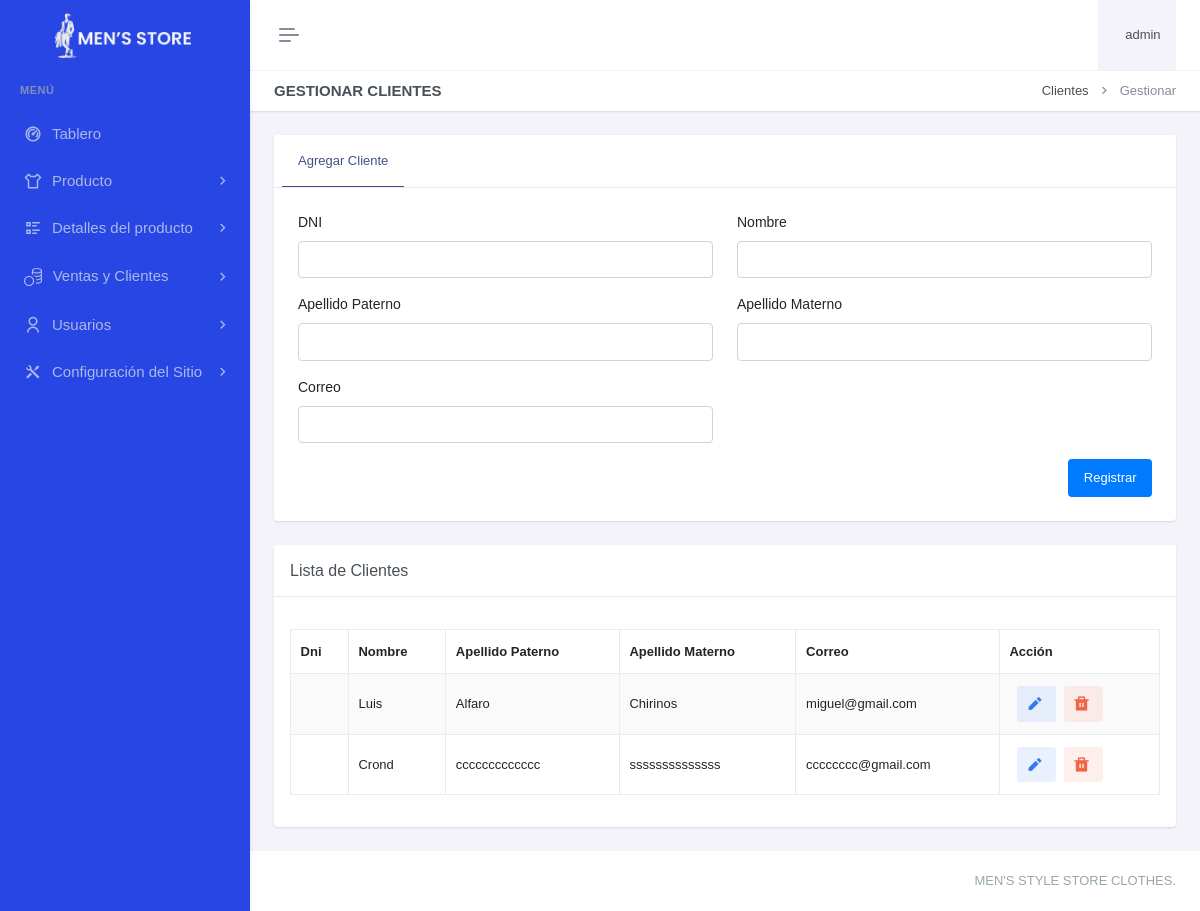
The app's page /paneladministrador/ventasclientes/clientes/gestionar-clientes.php (signed in), older data.
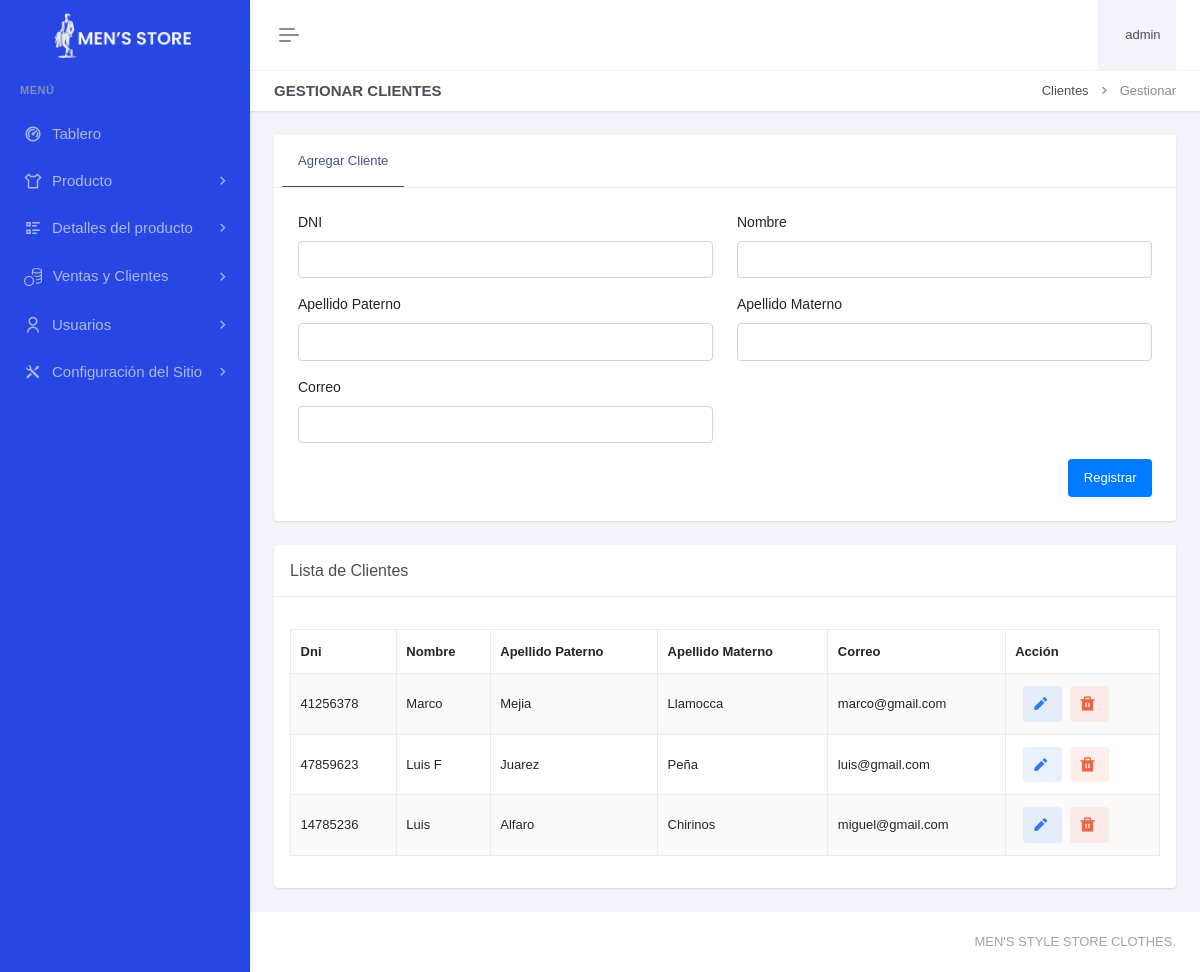
The same page, newer data.
### tables this page shows
CREATE TABLE `cliente` (
  `cliId` int(11) NOT NULL,
  `cliDni` char(8) NOT NULL,
  `cliNombre` varchar(100) DEFAULT NULL,
  `cliApellidoPaterno` varchar(100) DEFAULT NULL,
  `cliApellidoMaterno` varchar(100) DEFAULT NULL,
  `cliCorreo` varchar(150) DEFAULT NULL,
  `cliFechaRegis` datetime DEFAULT current_timestamp() ON UPDATE current_timestamp()
);

### paneladministrador/ventasclientes/clientes/gestionar-clientes.php (the view, shortened to what this page needs)
<?php
include "../../header.php";
include "../../sidebar.php";
?>
<div class="main-content">
    <div class="page-content">
        <div class="container-fluid">
            <div class="row">
                <div class="col-12">
                    <div class="page-title-box d-sm-flex align-items-center justify-content-between">
                        <h4 class="mb-sm-0">Gestionar Clientes</h4>
                        <div class="page-title-right">
                            <ol class="breadcrumb m-0">
                                <li class="breadcrumb-item"><a href="javascript: void(0);">Clientes</a></li>
                                <li class="breadcrumb-item active">Gestionar</li>
                            </ol>
                        </div>
                    </div>
                </div>
            </div>
            <div class="row">
                <div class="col-xxl-9">
                    <div class="card mt-xxl-n5">
                        <div class="card-header">
                            <ul class="nav nav-tabs-custom rounded card-header-tabs border-bottom-0" role="tablist">
                                <li class="nav-item">
                                    <a class="nav-link active" data-bs-toggle="tab" role="tab" aria-selected="false">
                                        <i class="fas fa-user"></i> Agregar Cliente
                                    </a>
                                </li>
                            </ul>
                        </div>
                        <div class="card-body p-4">
                            <div class="tab-content">
                                <div class="tab-pane active" id="clienteDetails" role="tabpanel">
                                    <form method="POST" action="">
                                        <div class="row">
                                            <div class="col-lg-6">
                                                <div class="mb-3">
                                                    <label for="cliDni" class="form-label">DNI</label>
                                                    <input type="number" class="form-control" id="cliDni" name="cliDni" min="0" max="99999999" oninput="this.value = this.value.slice(0, 8);" />
                                                </div>
                                            </div>
                                            <div class="col-lg-6">
                                                <div class="mb-3">
                                                    <label for="cliNombre" class="form-label">Nombre</label>
                                                    <input type="text" class="form-control" id="cliNombre" name="cliNombre" required>
                                                </div>
                                            </div>
                                            <div class="col-lg-6">
                                                <div class="mb-3">
                                                    <label for="cliApellidoPaterno" class="form-label">Apellido Paterno</label>
                                                    <input type="text" class="form-control" id="cliApellidoPaterno" name="cliApellidoPaterno" required>
                                                </div>
                                            </div>
                                            <div class="col-lg-6">
                                                <div class="mb-3">
                                                    <label for="cliApellidoMaterno" class="form-label">Apellido Materno</label>
                                                    <input type="text" class="form-control" id="cliApellidoMaterno" name="cliApellidoMaterno" required>
                                                </div>
                                            </div>
                                            <div class="col-lg-6">
                                                <div class="mb-3">
                                                    <label for="cliCorreo" class="form-label">Correo</label>
                                                    <input type="email" class="form-control" id="cliCorreo" name="cliCorreo" required>
                                                </div>
                                            </div>
                                            <div class="col-lg-12">
                                                <div class="hstack gap-2 justify-content-end">
                                                    <button type="submit" class="btn btn-primary">Registrar</button>
                                                </div>
                                            </div>
                                        </div>
                                    </form>
                                </div>
                            </div>
                        </div>
                    </div>
                    <div class="card mt-4">
                        <div class="card-header">
                            <h5 class="card-title mb-0">Lista de Clientes</h5>
                        </div>
                        <div class="alert-fk px-3 pt-3">
                        </div>
                        <div class="card-body">
                            <table id="example" class="table table-bordered dt-responsive nowrap table-striped align-middle" style="width:100%">
                                <thead>
                                    <tr>
                                        <th>Dni</th>
                                        <th>Nombre</th>
                                        <th>Apellido Paterno</th>
                                        <th>Apellido Materno</th>
                                        <th>Correo</th>
                                        <th class="accion-col">Acción</th>
                                    </tr>
                                </thead>
                                <tbody>
                                    <?php
                                    $query = "SELECT * FROM cliente ORDER BY cliId DESC";
                                    $result = mysqli_query($con, $query);
                                    while ($row = mysqli_fetch_assoc($result)) {
                                        echo "<tr id='cliente-{$row['cliId']}'>
                                                <td>{$row['cliDni']}</td>
                                                <td>{$row['cliNombre']}</td>
                                                <td>{$row['cliApellidoPaterno']}</td>
                                                <td>{$row['cliApellidoMaterno']}</td>
                                                <td>{$row['cliCorreo']}</td>
                                                <td>
                                                <a href='editarcliente.php?id={$row['cliId']}' class='btn btn-soft-secondary btn-sm ms-2 me-1' aria-label='Editar' title='Editar'><i class='ri-pencil-fill align-bottom me-1' style='font-size: 1.5em;'></i></a>
                                                <a href='javascript:void(0);' class='btn btn-soft-danger btn-sm' onclick='confirmDeleteCliente({$row['cliId']})' aria-label='Eliminar' title='Eliminar'><i class='ri-delete-bin-fill align-bottom me-1' style='font-size: 1.5em;'></i></a>
                                                </td>
                                            </tr>";
                                    }
                                    ?>
                                </tbody>
                            </table>
                        </div>
                    </div>
                </div>
            </div>
        </div>
    </div>
</div>
<?php
include "../../footer.php";
?>

### paneladministrador/header.php (shortened to what this page needs)
<?php
if (!isset($_SESSION['admin_id'])) {
    header("Location: /paneladministrador/login.php");
} else {
    $username = $_SESSION['admin_username'];
}
?>
<!DOCTYPE html>
<html lang="es" data-layout="vertical" data-topbar="light" data-sidebar="dark" data-sidebar-size="lg" data-sidebar-image="none">
<head>
    <link href="/paneladministrador/recursos/css/bootstrap.min.css" rel="stylesheet" type="text/css" />
    <link href="/paneladministrador/recursos/css/icons.min.css" rel="stylesheet" type="text/css" />
    <link href="/paneladministrador/recursos/css/app.min.css" rel="stylesheet" type="text/css" />
</head>
<body>
    <div id="layout-wrapper">
        <header id="page-topbar">
            <div class="layout-width">
                <div class="navbar-header">
                    <div class="d-flex">
                        <button type="button" class="btn btn-sm px-3 fs-16 header-item vertical-menu-btn topnav-hamburger" id="topnav-hamburger-icon">
                            <span class="hamburger-icon">
                                <span></span>
                                <span></span>
                                <span></span>
                            </span>
                        </button>
                    </div>
                    <div class="d-flex align-items-center">
                        <div class="dropdown ms-sm-3 header-item topbar-user">
                            <button type="button" class="btn" id="page-header-user-dropdown" data-bs-toggle="dropdown" aria-haspopup="true" aria-expanded="false">
                                <span class="d-flex align-items-center">
                                    <span class="text-start ms-xl-2">
                                        <span class="d-xl-inline-block ms-1 fw-medium user-name-text"><?php print $username;?></span>
                                    </span>
                                </span>
                            </button>
                        </div>
                    </div>
                </div>
            </div>
        </header>

### paneladministrador/sidebar.php (shortened to what this page needs)
<div class="app-menu navbar-menu">
  <div class="navbar-brand-box">
    <a href="/paneladministrador/index.php" class="logo logo-light">
      <span class="logo-lg">
        <img src="/paneladministrador/recursos/images/mens-store.png" alt="logo" height="45">
      </span>
    </a>
  </div>
<div id="scrollbar">
    <div class="container-fluid">
      <ul class="navbar-nav" id="navbar-nav">
        <li class="menu-title"><span data-key="t-menu">Menú</span></li>
        <li class="nav-item">
                <a href="/paneladministrador/index.php" class="nav-link" data-key="t-analytics">  <i class="ri-dashboard-2-line"></i> <span data-key="t-dashboards"> Tablero </span></a>
              </li>
                  <li class="nav-item">
                            <a class="nav-link menu-link" href="#sidebarP" data-bs-toggle="collapse" role="button" aria-expanded="true" aria-controls="sidebarLanding">
                            <i class="ri-t-shirt-line"></i>
                            <span data-key="t-landing">Producto</span>
                            </a>
                      </li>
                      <li class="nav-item">
                            <a class="nav-link menu-link" href="#sidebarDP" data-bs-toggle="collapse" role="button" aria-expanded="true" aria-controls="sidebarLanding">
                            <i class="ri-list-check-2"></i>
                            <span data-key="t-landing">Detalles del producto</span>
                            </a>
                        </li>
                        <li class="nav-item">
                          <a class="nav-link menu-link" href="#sidebarAdmin" data-bs-toggle="collapse" role="button" aria-expanded="true" aria-controls="sidebarLanding">
                            <i></i>
                            <span data-key="t-landing">Ventas y Clientes</span>
                          </a>
                        </li>
                        <li class="nav-item">
                            <a class="nav-link menu-link" href="#sidebarU" data-bs-toggle="collapse" role="button" aria-expanded="true" aria-controls="sidebarLanding">
                                <i class="ri-user-line"></i> <span data-key="t-landing">Usuarios</span>
                            </a>
                        </li>
                        <li class="nav-item">
                            <a class="nav-link menu-link" href="#sidebarCS" data-bs-toggle="collapse" role="button" aria-expanded="true" aria-controls="sidebarLanding">
                                <i class="ri-tools-fill"></i> <span data-key="t-landing"> Configuración del Sitio </span>
                            </a>
                        </li>
      </ul>
    </div>
  </div>
  <div class="sidebar-background"></div>
</div>

### paneladministrador/footer.php (shortened to what this page needs)
    <footer class="footer">
        <div class="container-fluid">
            <div class="row">
                <div class="col-sm-6">
                </div>
                <div class="col-sm-6">
                    <div class="text-sm-end d-none d-sm-block">
                        MEN'S STYLE STORE CLOTHES.
                    </div>
                </div>
            </div>
        </div>
    </footer>
</div>
</body>
</html>

Row changes from the older to the newer data that the page shows:
removed cliente: cliNombre "Crond", cliApellidoPaterno "ccccccccccccc", cliApellidoMaterno "ssssssssssssss", cliCorreo "cccccccc@gmail.com"
added cliente: cliDni "41256378", cliNombre "Marco", cliApellidoPaterno "Mejia", cliApellidoMaterno "Llamocca", cliCorreo "marco@gmail.com"
added cliente: cliDni "47859623", cliNombre "Luis F", cliApellidoPaterno "Juarez", cliApellidoMaterno "Peña", cliCorreo "luis@gmail.com"
changed cliente "Luis": cliDni (not shown) → "14785236"
